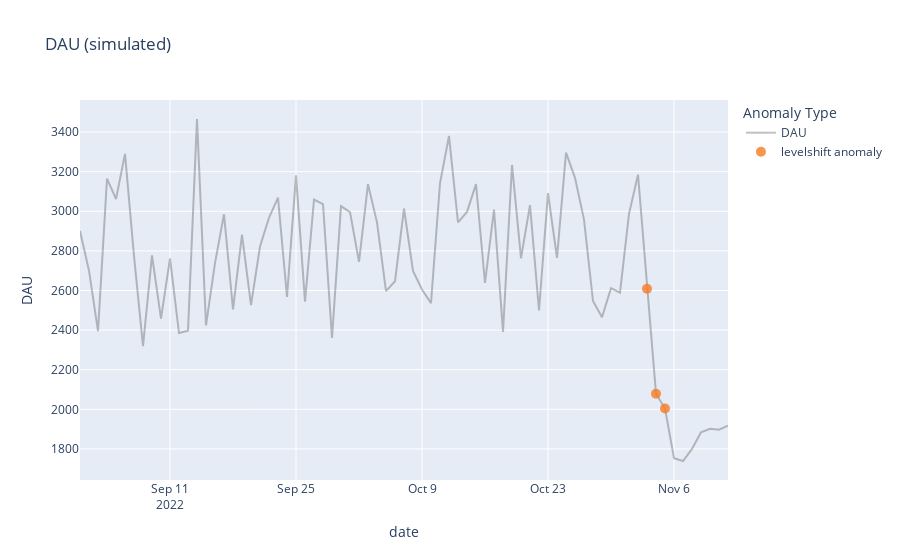

Notebook code cell kept with this figure:
### Code cell
config={
    'anomaly_column':'levelshift_ad',
    'legend_name': 'levelshift anomaly',
    'color':'rgba(249,123,34,0.8)'
}

anomalies = level_shift_anomaly(df)
df_anomalies = _join_df_with_anomaly(df,anomalies,config['anomaly_column'])
plot_anomalies(df_anomalies,y_column,config)
